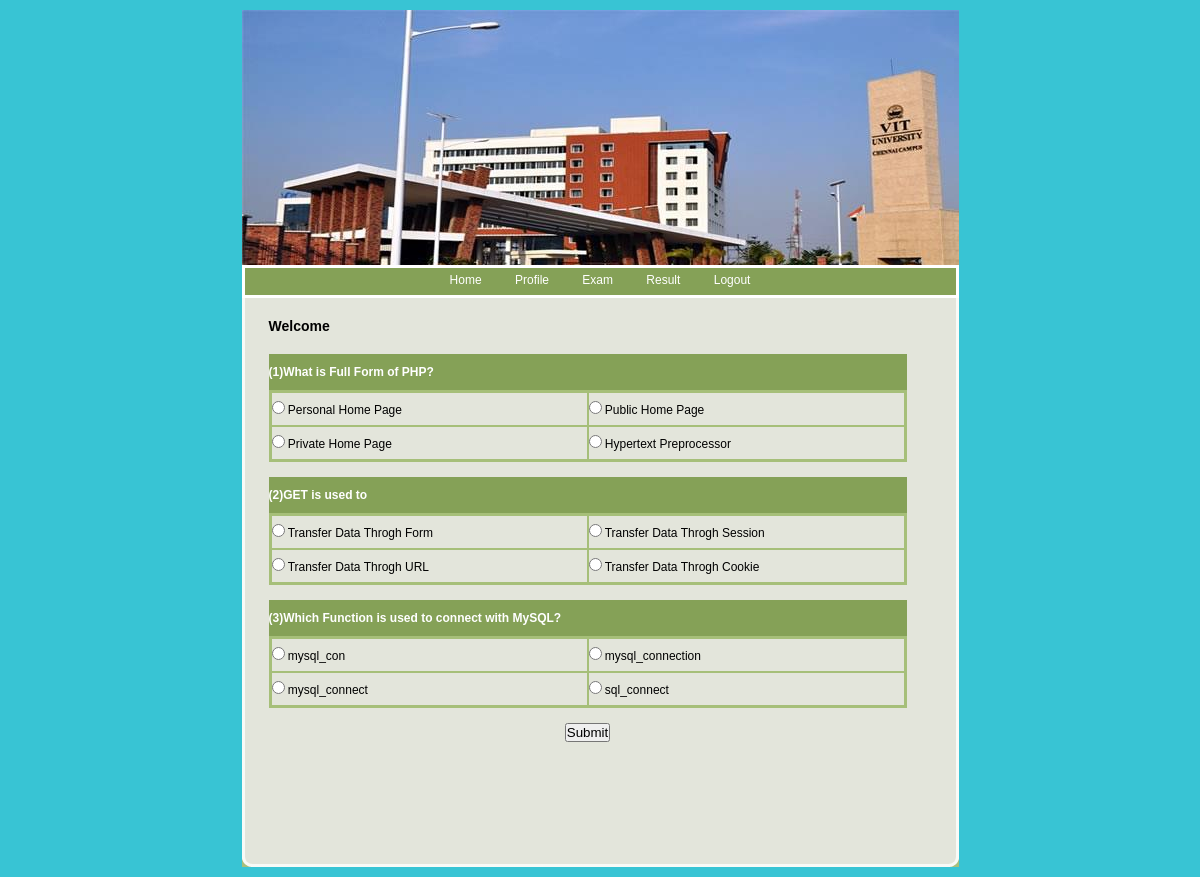
Page /Student/Exam.php?Id=2 on the committed database.
### tables this page shows
CREATE TABLE IF NOT EXISTS `question_master` (
  `Question_Id` int(11) NOT NULL AUTO_INCREMENT,
  `Quiz_Id` int(11) NOT NULL,
  `Semester` varchar(10) NOT NULL,
  `Subject_Id` int(11) NOT NULL,
  `Question` varchar(200) NOT NULL,
  `Option1` varchar(100) NOT NULL,
  `Option2` varchar(100) NOT NULL,
  `Option3` varchar(100) NOT NULL,
  `Option4` varchar(100) NOT NULL,
  `Answer` varchar(100) NOT NULL,
  PRIMARY KEY (`Question_Id`)
);

### Student/Exam.php (the view, shortened to what this page needs)
<!DOCTYPE html PUBLIC "-//W3C//DTD XHTML 1.0 Transitional//EN" "http://www.w3.org/TR/xhtml1/DTD/xhtml1-transitional.dtd">
<html xmlns="http://www.w3.org/1999/xhtml">
<head>
<link href="style.css" rel="stylesheet" type="text/css" />
</head>
<body>
<div id="container">
	<?php
		include "Header.php";
		?>
	<div id="content">
		<div id="left">
			<h1>Welcome <?php echo $_SESSION['Name'];?></h1>
            <?php
$SID=$_GET['Id'];
$con1 = mysql_connect("localhost","root");
$sql1 = "SELECT * from quiz_schedule where Schedule_Id='".$SID."'";
$result1 = mysql_query($sql1,$con1);
while($row1 = mysql_fetch_array($result1))
{
$Quiz_Id=$row1['Quiz_Id'];
$Semester=$row1['Semester'];
$Subject_Id=$row1['Subject_Id'];
}
$con = mysql_connect("localhost","root");
$sql = "SELECT * from question_master where Quiz_Id='".$Quiz_Id."' and Semester='".$Semester."' and Subject_Id='".$Subject_Id."'";
$result = mysql_query($sql,$con);
$i=1;
while($row = mysql_fetch_array($result))
{
$Question=$row['Question'];
$OptionA=$row['Option1'];
$OptionB=$row['Option2'];
$OptionC=$row['Option3'];
$OptionD=$row['Option4'];
?>
<form id="form2" name="form2" method="post" action="Display.php?Id=<?php echo $SID;?>">
                       <table width="100%" border="0" cellpadding="0" cellspacing="0">
                    <tr>
                      <td height="36" colspan="2" bgcolor="#85A157"><span class="style1">(<?php echo $i;?>)<?php echo $Question;?></span></td>
          </tr>
                    <tr>
                      <td  colspan="2"><table width="100%" height="64" border="2" cellpadding="0" cellspacing="0" bordercolor="#A6BF79">
                        <tr>
                          <td height="32" width="50%"><input type="radio" name="RadioGroup<?php echo $i;?>" value="<?php echo $OptionA;?>" id="OptionA" />
                          <?php echo $OptionA;?></td>
                          <td width="50%"><input type="radio" name="RadioGroup<?php echo $i;?>" value="<?php echo $OptionC;?>" id="OptionC" />
                              <?php echo $OptionC;?></td>
                        </tr>
                        <tr>
                          <td height="32" width="50%"><input type="radio" name="RadioGroup<?php echo $i;?>" value="<?php echo $OptionB;?>" id="OptionB" />
                              <?php echo $OptionB;?></td>
                          <td width="50%"><input type="radio" name="RadioGroup<?php echo $i;?>" value="<?php echo $OptionD;?>" id="OptionD" />
                              <?php echo $OptionD;?></td>
                        </tr>
                      </table></td>
          </tr>
                  </table>
                             <?php
$i=$i+1;
}
?>
<div align="center">
  <?php
$records = mysql_num_rows($result);
if($records!=0)
{
?>
  <input type="submit" name="button" id="button" value="Submit" />
  <?php
}
?>
                           </div>
          </form>
          <p>&nbsp;</p>
          <h1>&nbsp;</h1>
	  </div>
		<div id="footerline"></div>
	</div>
</div>
</body>
</html>

### Student/style.css (style rules this page uses)
body { background-color:#38C4D4; color:#000000; font-family: Verdana, Arial, Helvetica, sans-serif; font-size: 12px; margin: 10px 10px; padding: 0px; }
* { margin: 0px; padding: 0px; }
#container { margin: 0px auto; text-align: left; width: 717px; }
p { margin: 15px 0px; }
#content { background-image:url(images/content_bg.gif); width:717px; }
h1 { color:#000000; font-size:14px; margin: 20px 0px 20px 0px; }
#left { float:left; width:638px; margin-left:27px; padding: 0px 10px 30px 0px; display:inline; }
#footerline { clear:both; background-image:url(images/footer_bg.gif); font-size:1px; height:10px; }

### rows in the picture
question_master: Question "What is Full Form of PHP?", Option1 "Personal Home Page", Option3 "Public Home Page", Option2 "Private Home Page", Option4 "Hypertext Preprocessor"
question_master: Question "GET is used to", Option1 "Transfer Data Throgh Form", Option3 "Transfer Data Throgh Session", Option2 "Transfer Data Throgh URL", Option4 "Transfer Data Throgh Cookie"
question_master: Question "Which Function is used to connect with MySQL?", Option1 "mysql_con", Option3 "mysql_connection", Option2 "mysql_connect", Option4 "sql_connect"
